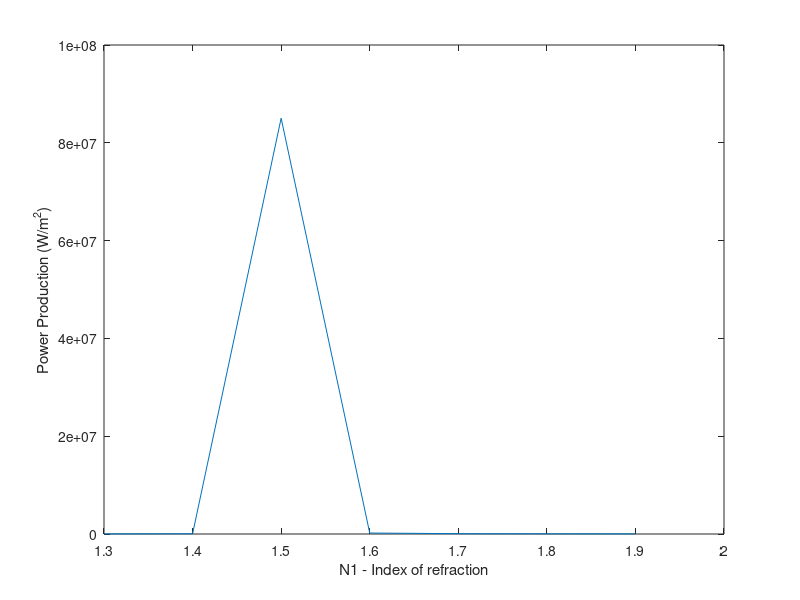

Write MATLAB code to recreate this figure.
% Two layer

PI = 3.1415926;
ReflArr = [];       % Array to contain extracted reflectivity values 
TransmArr = [];     % Array to contain extracted transmissivity values
IrradArr = [];      % Array to contain irradiance values
PowerArr = [];
PowerSum = 0;
PowerSumArr = [];
N2ValsArr = [];

% Set material parameters 
    % Indicies
    N0 = 1;         % air
    N1 = 1.2;       % layer 1
    N2 = 2.62;      % layer 2
    N3 = 3.5;       % solar cell
while(N1 <= 1.9)
        % Reflective Coefficient
        R01 = (N0-N1)/(N0+N1);
        R12 = (N1-N2)/(N1+N2);
        R23 = (N2-N3)/(N2+N3); 
        % Transmission Coefficient
        T01 = (2*N0)/(N0+N1);
        T12 = (2*N1)/(N1+N2);
        T23 = (2*N2)/(N2+N3);

        % Dynamical Matrix
        Q01 = (1/T01)*[1 R01; R01 1];
        Q12 = (1/T12)*[1 R12; R12 1];
        Q23 = (1/T23)*[1 R23; R23 1];

    % Set Design Parameters
        % Center wavelength
        Wc = 650;

        % Layer thickness

    % Calculate Transfer matrix

        for W = 200:2200        % Wavelength range from 400 to 1400 nm
            Delta = (PI*Wc)/(2*W);

            % Propagation Matrix
            P1 = [exp(j*Delta) 0; 0 exp(-j*Delta)];
            P2 = P1;            % same delta

            % Transfer Matrix
            T = Q01*(P1*Q12*P2*Q23);

            % Extract Reflectivity
                R = T(2,1)/T(1,1);      % Reflectiive coeficient from transfer matrix
                Refl = (abs(R))^2;

                % Record reflectivity value
                ReflArr = [ReflArr Refl];

            % Extract Transmissivity
                taow = (1/T(1,2));      % transmission coefficient via transfer matrix
                Transm = ((abs(taow))^2)*(N3/N0);

                % Record transmissivity value
                TransmArr = [TransmArr Transm];

            % Compute Irradiance value   
                Irrad = (6.16*10^15)/((W^5)*(exp(2484/W)-1));
                IrradArr = [ IrradArr Irrad];

            % Compute Power
                Power = Irrad*Transm;
                PowerArr = [PowerArr Power];

                PowerSum = PowerSum + Power;
        end;
        
        N1 = N1 + 0.1;
        N2ValsArr = [N2ValsArr N1];
        PowerSumArr = [PowerSumArr PowerSum];
        
        ReflArr = [];       % Array to contain extracted reflectivity values 
        TransmArr = [];     % Array to contain extracted transmissivity values
        IrradArr = [];      % Array to contain irradiance values
        PowerArr = [];
        PowerSum = 0;
end
   % Plot N2 against power production:
   plot(N2ValsArr, PowerSumArr);
   xlabel('N1 - Index of refraction')
   ylabel('Power Production (W/m^2)')
       

   
   